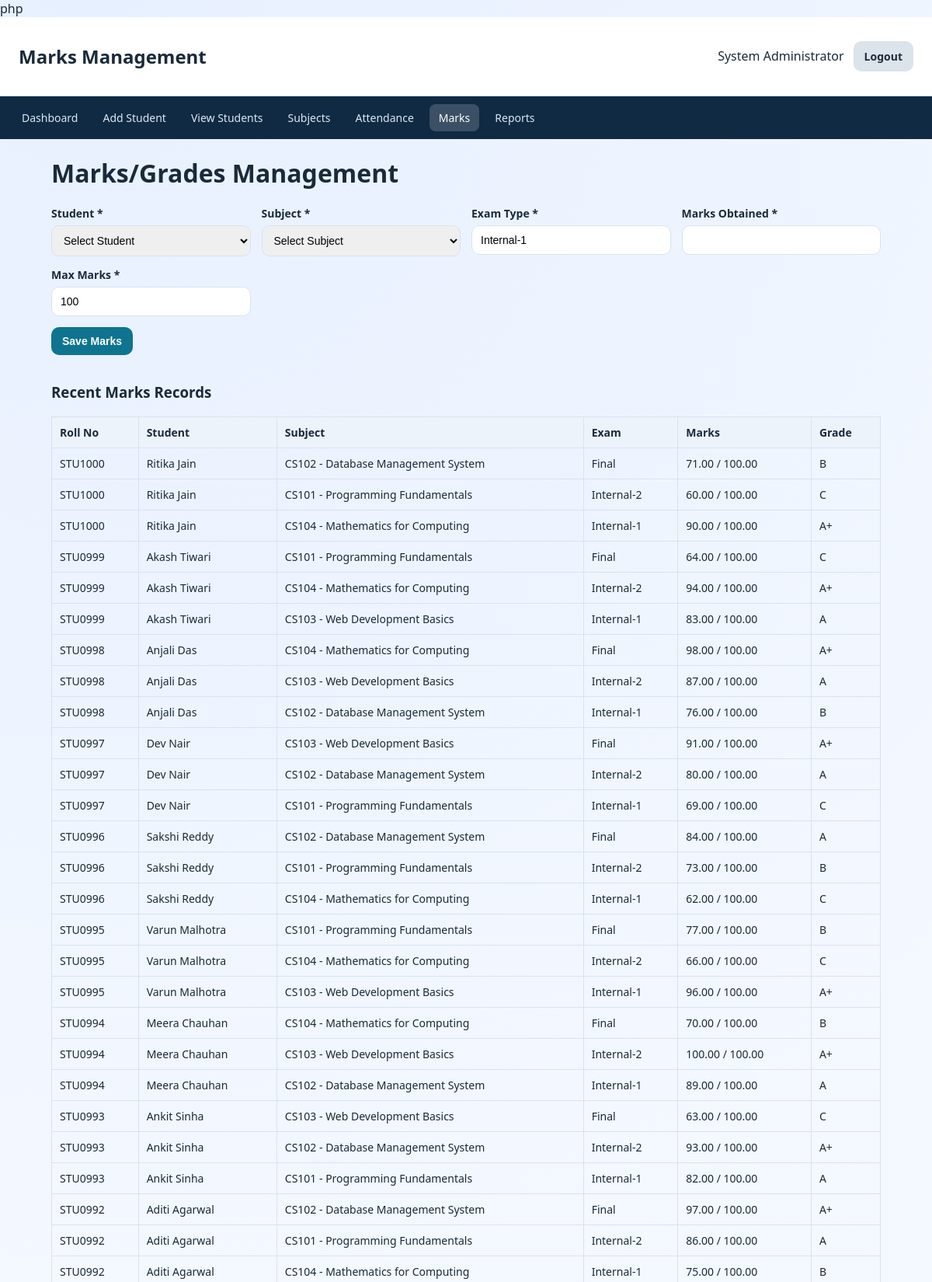
Screenshot of /add_marks.php (signed in, upper part) with the database file from the repository.
### tables this page shows
CREATE TABLE marks (
    mark_id INT AUTO_INCREMENT PRIMARY KEY,
    student_id INT NOT NULL,
    subject_id INT NOT NULL,
    exam_type VARCHAR(50) NOT NULL,
    marks_obtained DECIMAL(5,2) NOT NULL,
    max_marks DECIMAL(5,2) NOT NULL DEFAULT 100,
    grade VARCHAR(2) NOT NULL,
    created_at TIMESTAMP DEFAULT CURRENT_TIMESTAMP,
    UNIQUE KEY unique_marks (student_id, subject_id, exam_type),
    CONSTRAINT fk_marks_student FOREIGN KEY (student_id)
        REFERENCES students(student_id) ON DELETE CASCADE ON UPDATE CASCADE,
    CONSTRAINT fk_marks_subject FOREIGN KEY (subject_id)
        REFERENCES subjects(subject_id) ON DELETE CASCADE ON UPDATE CASCADE
);

CREATE TABLE students (
    student_id INT AUTO_INCREMENT PRIMARY KEY,
    roll_no VARCHAR(20) NOT NULL UNIQUE,
    first_name VARCHAR(50) NOT NULL,
    last_name VARCHAR(50) NOT NULL,
    gender ENUM('Male', 'Female', 'Other') NOT NULL,
    dob DATE,
    email VARCHAR(100),
    phone VARCHAR(15),
    course VARCHAR(100) NOT NULL,
    year_sem VARCHAR(30) NOT NULL,
    address TEXT,
    created_at TIMESTAMP DEFAULT CURRENT_TIMESTAMP
);

CREATE TABLE subjects (
    subject_id INT AUTO_INCREMENT PRIMARY KEY,
    subject_code VARCHAR(20) NOT NULL UNIQUE,
    subject_name VARCHAR(100) NOT NULL,
    course VARCHAR(100) NOT NULL,
    semester VARCHAR(30) NOT NULL,
    max_marks INT NOT NULL DEFAULT 100,
    created_at TIMESTAMP DEFAULT CURRENT_TIMESTAMP
);

### db_connect.php (called while the page is built, shortened)
<?php
function h($value)
{
    return htmlspecialchars((string) $value, ENT_QUOTES, 'UTF-8');
}

### add_marks.php (the view, shortened to what this page needs)
<?php
require_once 'db_connect.php';
$marksList = $conn->query(
    'SELECT m.mark_id, m.exam_type, m.marks_obtained, m.max_marks, m.grade,
            s.roll_no, s.first_name, s.last_name,
            sub.subject_code, sub.subject_name
     FROM marks m
     INNER JOIN students s ON m.student_id = s.student_id
     INNER JOIN subjects sub ON m.subject_id = sub.subject_id
     ORDER BY m.mark_id DESC
     LIMIT 100'
);
?>
<!DOCTYPE html>
<html lang="en">
<head>
    <link rel="stylesheet" href="style.css">
</head>
<body>
    <header class="topbar">
        <h2>Marks Management</h2>
        <div class="topbar-right">
            <span><?php echo h($_SESSION['admin_name'] ?? 'Admin'); ?></span>
            <a href="logout.php" class="btn btn-secondary">Logout</a>
        </div>
    </header>
    <nav class="navbar">
        <a href="dashboard.php">Dashboard</a>
        <a href="add_student.php">Add Student</a>
        <a href="view_students.php">View Students</a>
        <a href="subjects.php">Subjects</a>
        <a href="attendance.php">Attendance</a>
        <a href="add_marks.php" class="active">Marks</a>
        <a href="report.php">Reports</a>
    </nav>
    <main class="container">
        <h1>Marks/Grades Management</h1>
        <form method="post" class="card form-grid needs-validation" novalidate>
            <div>
                <label for="student_id">Student *</label>
                <select id="student_id" name="student_id" required>
                    <option value="">Select Student</option>
                </select>
            </div>
            <div>
                <label for="subject_id">Subject *</label>
                <select id="subject_id" name="subject_id" required>
                    <option value="">Select Subject</option>
                </select>
            </div>
            <div>
                <label for="exam_type">Exam Type *</label>
                <input type="text" id="exam_type" name="exam_type" value="<?php echo h($_POST['exam_type'] ?? 'Internal-1'); ?>" required>
            </div>
            <div>
                <label for="marks_obtained">Marks Obtained *</label>
                <input type="number" step="0.01" id="marks_obtained" name="marks_obtained" min="0" value="<?php echo h($_POST['marks_obtained'] ?? ''); ?>" required>
            </div>
            <div>
                <label for="max_marks">Max Marks *</label>
                <input type="number" step="0.01" id="max_marks" name="max_marks" min="1" value="<?php echo h($_POST['max_marks'] ?? '100'); ?>" required>
            </div>
            <div class="full-width">
                <button type="submit" class="btn btn-primary">Save Marks</button>
            </div>
        </form>
        <div class="card table-wrapper">
            <h3>Recent Marks Records</h3>
            <table>
                <thead>
                    <tr>
                        <th>Roll No</th>
                        <th>Student</th>
                        <th>Subject</th>
                        <th>Exam</th>
                        <th>Marks</th>
                        <th>Grade</th>
                    </tr>
                </thead>
                <tbody>
                    <?php if ($marksList && $marksList->num_rows > 0): ?>
                        <?php while ($row = $marksList->fetch_assoc()): ?>
                            <tr>
                                <td><?php echo h($row['roll_no']); ?></td>
                                <td><?php echo h($row['first_name'] . ' ' . $row['last_name']); ?></td>
                                <td><?php echo h($row['subject_code'] . ' - ' . $row['subject_name']); ?></td>
                                <td><?php echo h($row['exam_type']); ?></td>
                                <td><?php echo h($row['marks_obtained'] . ' / ' . $row['max_marks']); ?></td>
                                <td><?php echo h($row['grade']); ?></td>
                            </tr>
                        <?php endwhile; ?>
                    <?php else: ?>
                        <tr>
                            <td colspan="6">No marks records found.</td>
                        </tr>
                    <?php endif; ?>
                </tbody>
            </table>
        </div>
    </main>
</body>
</html>

### style.css (style rules this page uses)
:root { --bg: #f3f7fd; --surface: #ffffff; --text: #1a2a3a; --muted: #5b6b7b; --primary: #0e7490; --primary-dark: #0a596f; --secondary: #334155; --danger: #b91c1c; --border: #d8e3ef; --success: #166534; --shadow: 0 8px 30px rgba(15, 23, 42, 0.08); }
* { box-sizing: border-box; }
body { margin: 0; font-family: "Segoe UI", Tahoma, Geneva, Verdana, sans-serif; color: var(--text); background: radial-gradient(circle at 10% 0%, #e7f0ff 0%, #f4f8ff 35%, #f3f7fd 100%); }
label { display: block; margin-bottom: 6px; font-size: 14px; font-weight: 600; }
input, select, textarea { width: 100%; padding: 10px 11px; border: 1px solid var(--border); border-radius: 10px; font-size: 14px; }
table { width: 100%; border-collapse: collapse; font-size: 14px; }
table th, table td { border: 1px solid var(--border); padding: 10px; text-align: left; }
table th { background: #edf3fb; }
.topbar { background: var(--surface); padding: 14px 24px; display: flex; justify-content: space-between; align-items: center; border-bottom: 1px solid var(--border); position: sticky; top: 0; z-index: 20; }
.topbar-right { display: flex; align-items: center; gap: 12px; }
.navbar { background: #102a43; padding: 10px 16px; display: flex; gap: 8px; flex-wrap: wrap; }
.navbar a { color: #dbe8f5; text-decoration: none; padding: 8px 12px; border-radius: 8px; font-size: 14px; }
.navbar a:hover, .navbar a.active { background: rgba(255, 255, 255, 0.18); color: #fff; }
.container { max-width: 1100px; margin: 22px auto; padding: 0 16px 24px; }
.form-grid { display: grid; grid-template-columns: repeat(auto-fit, minmax(220px, 1fr)); gap: 14px; }
.full-width { grid-column: 1 / -1; }
.btn { border: 0; border-radius: 10px; padding: 10px 14px; text-decoration: none; cursor: pointer; font-weight: 700; display: inline-block; font-size: 14px; }
.btn-primary { background: var(--primary); color: #fff; }
.btn-secondary { background: #dbe3eb; color: #1f2d3a; }
.table-wrapper { overflow-x: auto; }

### rows the page displays
marks: student.roll_no "STU1000", student.last_name "Ritika Jain", subject.subject_name "CS102 - Database Management System", exam_type "Final", marks_obtained+max_marks "71.00 / 100.00", grade "B"
marks: student.roll_no "STU1000", student.last_name "Ritika Jain", subject.subject_name "CS101 - Programming Fundamentals", exam_type "Internal-2", marks_obtained+max_marks "60.00 / 100.00", grade "C"
marks: student.roll_no "STU1000", student.last_name "Ritika Jain", subject.subject_name "CS104 - Mathematics for Computing", exam_type "Internal-1", marks_obtained+max_marks "90.00 / 100.00", grade "A+"
marks: student.roll_no "STU0999", student.last_name "Akash Tiwari", subject.subject_name "CS101 - Programming Fundamentals", exam_type "Final", marks_obtained+max_marks "64.00 / 100.00", grade "C"
marks: student.roll_no "STU0999", student.last_name "Akash Tiwari", subject.subject_name "CS104 - Mathematics for Computing", exam_type "Internal-2", marks_obtained+max_marks "94.00 / 100.00", grade "A+"
marks: student.roll_no "STU0999", student.last_name "Akash Tiwari", subject.subject_name "CS103 - Web Development Basics", exam_type "Internal-1", marks_obtained+max_marks "83.00 / 100.00", grade "A"
marks: student.roll_no "STU0998", student.last_name "Anjali Das", subject.subject_name "CS104 - Mathematics for Computing", exam_type "Final", marks_obtained+max_marks "98.00 / 100.00", grade "A+"
marks: student.roll_no "STU0998", student.last_name "Anjali Das", subject.subject_name "CS103 - Web Development Basics", exam_type "Internal-2", marks_obtained+max_marks "87.00 / 100.00", grade "A"
marks: student.roll_no "STU0998", student.last_name "Anjali Das", subject.subject_name "CS102 - Database Management System", exam_type "Internal-1", marks_obtained+max_marks "76.00 / 100.00", grade "B"
marks: student.roll_no "STU0997", student.last_name "Dev Nair", subject.subject_name "CS103 - Web Development Basics", exam_type "Final", marks_obtained+max_marks "91.00 / 100.00", grade "A+"
marks: student.roll_no "STU0997", student.last_name "Dev Nair", subject.subject_name "CS102 - Database Management System", exam_type "Internal-2", marks_obtained+max_marks "80.00 / 100.00", grade "A"
marks: student.roll_no "STU0997", student.last_name "Dev Nair", subject.subject_name "CS101 - Programming Fundamentals", exam_type "Internal-1", marks_obtained+max_marks "69.00 / 100.00", grade "C"
marks: student.roll_no "STU0996", student.last_name "Sakshi Reddy", subject.subject_name "CS102 - Database Management System", exam_type "Final", marks_obtained+max_marks "84.00 / 100.00", grade "A"
marks: student.roll_no "STU0996", student.last_name "Sakshi Reddy", subject.subject_name "CS101 - Programming Fundamentals", exam_type "Internal-2", marks_obtained+max_marks "73.00 / 100.00", grade "B"
marks: student.roll_no "STU0996", student.last_name "Sakshi Reddy", subject.subject_name "CS104 - Mathematics for Computing", exam_type "Internal-1", marks_obtained+max_marks "62.00 / 100.00", grade "C"
marks: student.roll_no "STU0995", student.last_name "Varun Malhotra", subject.subject_name "CS101 - Programming Fundamentals", exam_type "Final", marks_obtained+max_marks "77.00 / 100.00", grade "B"
marks: student.roll_no "STU0995", student.last_name "Varun Malhotra", subject.subject_name "CS104 - Mathematics for Computing", exam_type "Internal-2", marks_obtained+max_marks "66.00 / 100.00", grade "C"
marks: student.roll_no "STU0995", student.last_name "Varun Malhotra", subject.subject_name "CS103 - Web Development Basics", exam_type "Internal-1", marks_obtained+max_marks "96.00 / 100.00", grade "A+"
marks: student.roll_no "STU0994", student.last_name "Meera Chauhan", subject.subject_name "CS104 - Mathematics for Computing", exam_type "Final", marks_obtained+max_marks "70.00 / 100.00", grade "B"
marks: student.roll_no "STU0994", student.last_name "Meera Chauhan", subject.subject_name "CS103 - Web Development Basics", exam_type "Internal-2", marks_obtained+max_marks "100.00 / 100.00", grade "A+"
marks: student.roll_no "STU0994", student.last_name "Meera Chauhan", subject.subject_name "CS102 - Database Management System", exam_type "Internal-1", marks_obtained+max_marks "89.00 / 100.00", grade "A"
marks: student.roll_no "STU0993", student.last_name "Ankit Sinha", subject.subject_name "CS103 - Web Development Basics", exam_type "Final", marks_obtained+max_marks "63.00 / 100.00", grade "C"
marks: student.roll_no "STU0993", student.last_name "Ankit Sinha", subject.subject_name "CS102 - Database Management System", exam_type "Internal-2", marks_obtained+max_marks "93.00 / 100.00", grade "A+"
marks: student.roll_no "STU0993", student.last_name "Ankit Sinha", subject.subject_name "CS101 - Programming Fundamentals", exam_type "Internal-1", marks_obtained+max_marks "82.00 / 100.00", grade "A"
marks: student.roll_no "STU0992", student.last_name "Aditi Agarwal", subject.subject_name "CS102 - Database Management System", exam_type "Final", marks_obtained+max_marks "97.00 / 100.00", grade "A+"
marks: student.roll_no "STU0992", student.last_name "Aditi Agarwal", subject.subject_name "CS101 - Programming Fundamentals", exam_type "Internal-2", marks_obtained+max_marks "86.00 / 100.00", grade "A"
marks: student.roll_no "STU0992", student.last_name "Aditi Agarwal", subject.subject_name "CS104 - Mathematics for Computing", exam_type "Internal-1", marks_obtained+max_marks "75.00 / 100.00", grade "B"

### other values shown
$_SESSION['admin_name'] "System Administrator"
